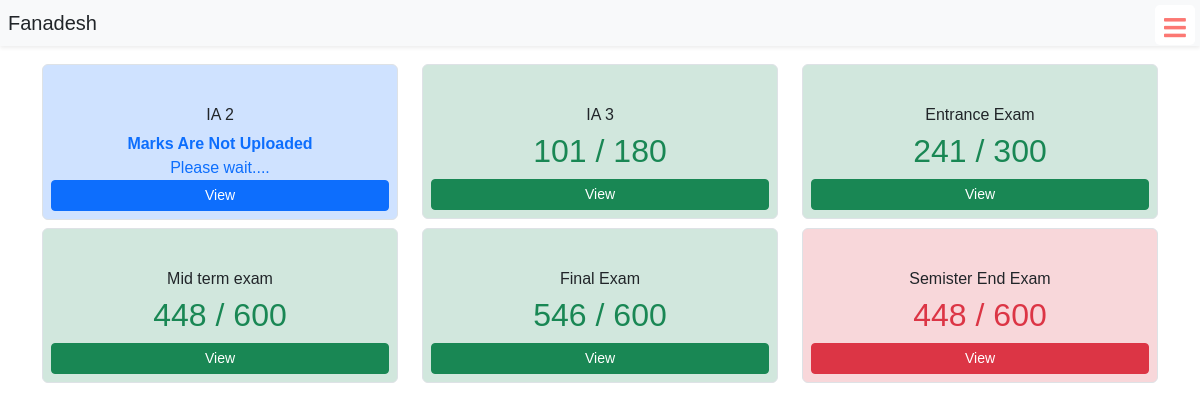
The app's page /student-display-tests (signed in) with its own data.
### schoolapp/models.py (models this page shows, shortened)
class BasicInfo(models.Model):
    created_at = models.DateTimeField(auto_now_add=True)
    updated_at = models.DateTimeField(auto_now=True)

class TestMarks(BasicInfo):
    test_obj = models.ForeignKey(Test,on_delete=models.CASCADE)
    test_id = models.IntegerField()
    student = models.ForeignKey(StudentDetails,on_delete=models.CASCADE )
    kannada = models.IntegerField(default=0)
    english = models.IntegerField(default=0)
    hindi = models.IntegerField(default=0)
    science = models.IntegerField(default=0)
    maths = models.IntegerField(default=0)
    social = models.IntegerField(default=0)
    total_scored_marks = models.IntegerField(default=0)
    total_marks = models.IntegerField(default=0)
    is_pass = models.BooleanField(default=False)
    grade = models.CharField(max_length=50,default="F")

class Test(BasicInfo):
    title = models.CharField(max_length=255)
    test_for = models.IntegerField()
    total_marks = models.IntegerField(default=0)
    description = models.TextField()
    start_at = models.DateTimeField(default = datetime.now())
    is_ready = models.BooleanField(default = False)

### schoolapp/views.py (the view)
# urls.py: path("student-display-tests",views.student_display_tests,name="student_display_tests"),
@login_required(login_url="signin")
def student_display_tests(request):
    user = request.user
    student = StudentDetails.objects.get(user_id = user.id)
    tests_list = TestMarks.objects.filter(student = student)
    for test in tests_list:
        test_obj = test.test_obj
        if is_ready(test_obj.start_at):
            test_obj.is_ready = True
        else:
            test_obj.is_ready = False
        test_obj.save()
    context = {
        "tests_list" : tests_list.order_by('created_at')[::-1]
    }
    return render(request,"student-display-tests.html",context=context)

### schoolapp/views.py (called while the page is built)
def is_ready(model_time):
    date_time = str(model_time)[:18]
    date_object = datetime.strptime(date_time, "%Y-%m-%d %H:%M:%S")
    if (date_object <= datetime.now()):
        return True
    return False

### templates/student-display-tests.html (shortened to what this page needs)
{% extends "base.html" %}
{% load static %}
{% block body %}
<div class="container" style="margin-top: 2rem;">
    <div class="row">
        {% for test in tests_list %}
        {% if test.test_obj.is_ready and test.total_marks > 0 %}
        {% if test.is_pass %}
        <div class="col-12 col-md-6 col-lg-4">
            <div class="test-box img-thumbnail bg-success-subtle">
                <div class="test-box-head text-center">
                    <h3 class="test-name">{{test.test_obj.title}}</h3>
                </div>
                <div class="test-box-body text-center">
                    {% with a=test.test_obj.total_marks b=6 %}
                    <h2 class="text-success">{{test.total_scored_marks}} / {{test.total_marks}}</h2>
                    {% endwith %}
                </div>
                <div class="test-box-footer">
                    <a href="{% url 'marks_card' test.id %}" class="btn btn-success btn-sm w-100">View</a>
                </div>
            </div>
        </div>
        {% else %}
        <div class="col-12 col-md-6 col-lg-4">
            <div class="test-box img-thumbnail bg-danger-subtle">
                <div class="test-box-head text-center">
                    <h3 class="test-name">{{test.test_obj.title}}</h3>
                </div>
                <div class="test-box-body text-center">
                    <h2 class="text-danger">{{test.total_scored_marks}} / {{test.total_marks}}</h2>
                </div>
                <div class="test-box-footer">
                    <a href="{% url 'marks_card' test.id %}" class="btn btn-danger btn-sm w-100">View</a>
                </div>
            </div>
        </div>
        {% endif %}
        {% else %}
        <div class="col-12 col-md-6 col-lg-4">
            <div class="test-box img-thumbnail bg-primary-subtle">
                <div class="test-box-head text-center">
                    <h3 class="test-name">{{test.test_obj.title}}</h3>
                </div>
                <div class="test-box-body text-center">
                    {% if test.test_obj.is_ready and test.total_marks == 0 %}
                    <p class="text-primary m-0 p-0 fw-bold">Marks Are Not Uploaded</p>
                    <p class="text-primary m-0 p-0">Please wait....</p>
                    {% else %}
                    <p class="text-primary m-0 p-0 fw-bold">{{test.test_obj.start_at | date:"d/m/Y"}}</p>
                    <p class="text-primary m-0 p-0">{{test.test_obj.start_at | date:"P"}}</p>
                    {% endif %}
                </div>
                <div class="test-box-footer">
                    <a href="{% url 'marks_card' test.id %}" class="btn btn-primary btn-sm w-100">View</a>
                </div>
            </div>
        </div>
        {% endif %}
        {% endfor %}
    </div>
</div>
{% endblock %}

### templates/student-display-tests.html (style rules this page uses)
.test-box { padding: .5rem; margin-top: .5rem; }
.test-name { margin-top: .5rem; font-size: 16px; }

### templates/base.html (style rules this page uses)
body { font-family: Arial, Helvetica, sans-serif; }
* { margin: 0; padding: 0; text-decoration: none; }
:root { --accent-color: #fff; --gradient-color: #FBFBFB; }
body { margin: 0 !important; padding: 0 !important; }

### records on screen
TestMarks: test_obj "IA 2", total_marks "Marks Are Not Uploaded"
TestMarks: test_obj "IA 3", total_scored_marks "101", total_marks "180"
TestMarks: test_obj "Entrance Exam", total_scored_marks "241", total_marks "300"
TestMarks: test_obj "Mid term exam", total_scored_marks "448", total_marks "600"
TestMarks: test_obj "Final Exam", total_scored_marks "546", total_marks "600"
TestMarks: test_obj "Semister End Exam", total_scored_marks "448", total_marks "600"
